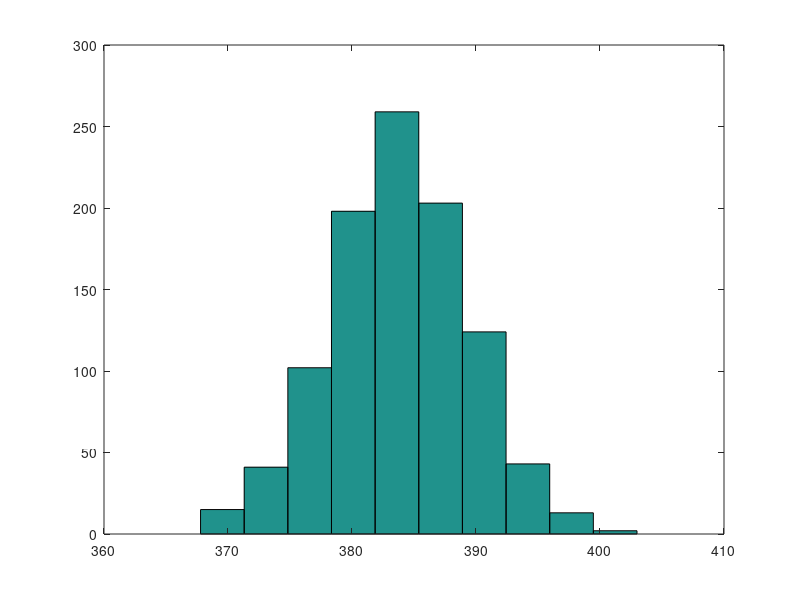

The MATLAB script that drew this image:
% Log-Normal Distribution for 30% Variance
m = 383.83; % mean
v = 30; % variance
mu = log((m^2)/sqrt(v+m^2))
sigma = sqrt(log(v/(m^2)+1))
% rng('default') % For reproducibility
r = lognrnd(mu,sigma,[1000, 1]);
save -ascii Ae_k1.dat r
hist(r)
%%